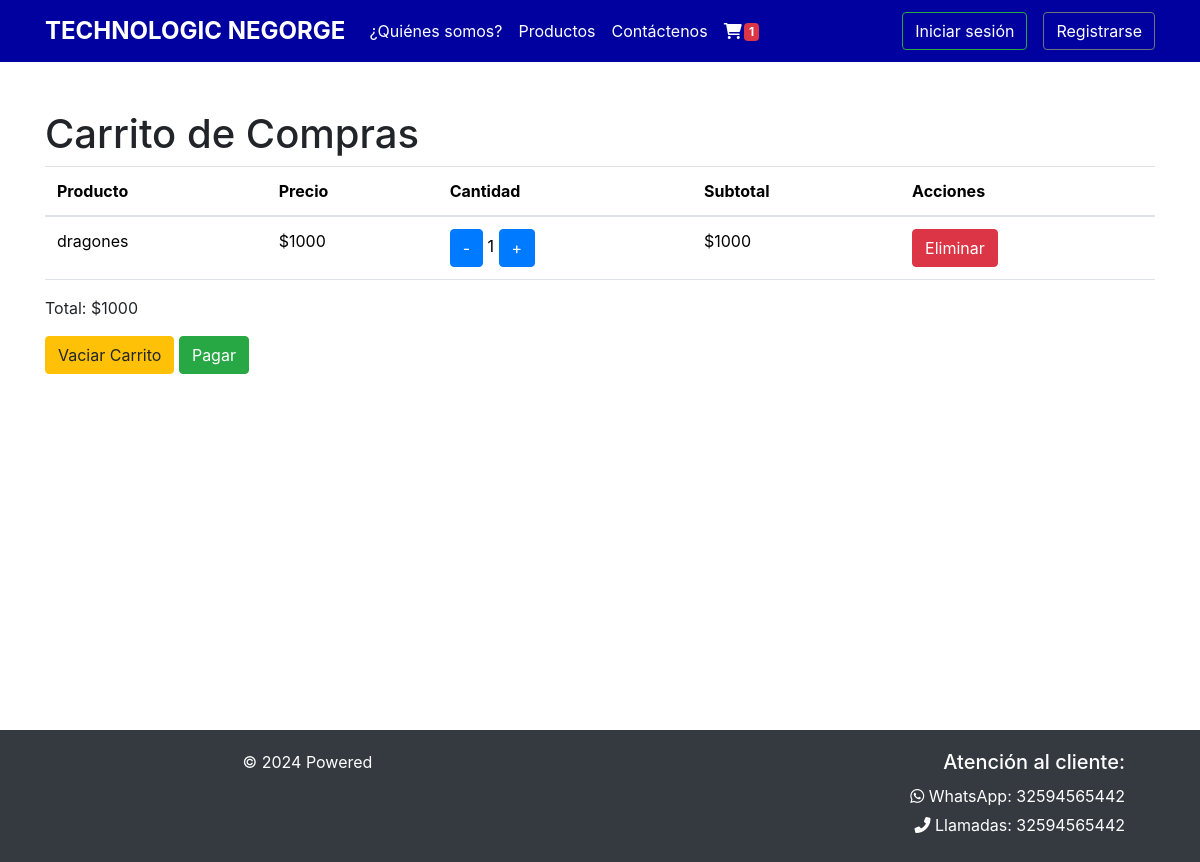
/ver_carrito/ (signed in), run on an earlier commit of the app's database.
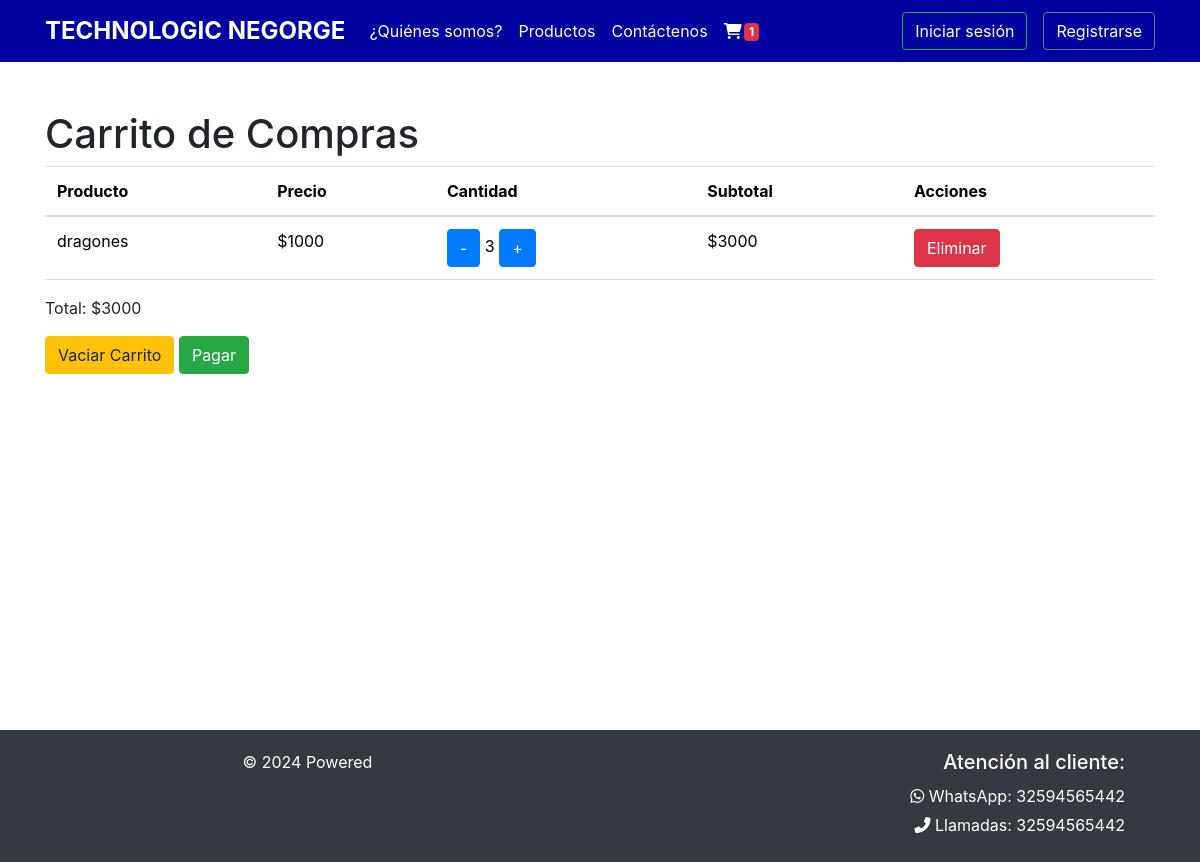
And on a later commit of the database.
### concentrado_equino/models.py (models this page shows, shortened)
class CarritoItem(models.Model):
    producto = models.ForeignKey('Producto', on_delete=models.CASCADE)
    carrito = models.ForeignKey('Carrito', on_delete=models.CASCADE)
    cantidad = models.IntegerField(default=1)
    def subtotal(self):
        return self.producto.precio * self.cantidad

class Producto(models.Model):
    nombre = models.CharField(max_length=100)
    descripcion = models.TextField()
    precio = models.IntegerField()
    foto = models.ImageField(upload_to='productos/')
    kg = models.IntegerField()

### concentrado_equino/views.py (the view)
# urls.py: path('ver_carrito/', views.ver_carrito, name='ver_carrito'),
@login_required
def ver_carrito(request):
    carrito, created = Carrito.objects.get_or_create(usuario=request.user)
    items = carrito.carritoitem_set.all()
    total = carrito.total()
    carrito_vacio = not items.exists()  # Añade esta línea para determinar si el carrito está vacío
    return render(request, 'Equino/carrito/ver_carrito.html', {'items': items, 'total': total, 'carrito_vacio': carrito_vacio})

### concentrado_equino/models.py (called while the page is built)
    def total(self):
        return sum(item.subtotal() for item in self.carritoitem_set.all())

### concentrado_equino/templates/Equino/carrito/ver_carrito.html (shortened to what this page needs)
{% extends 'Equino/barNav.html' %}
{% block contenedor %}
<h1>Carrito de Compras</h1>
{% if carrito_vacio %}
    <p>El carrito de compras está vacío.</p>
{% else %}
    <table class="table">
        <thead>
            <tr>
                <th>Producto</th>
                <th>Precio</th>
                <th>Cantidad</th>
                <th>Subtotal</th>
                <th>Acciones</th>
            </tr>
        </thead>
        <tbody>
            {% for item in items %}
            <tr>
                <td>{{ item.producto.nombre }}</td>
                <td>${{ item.producto.precio }}</td>
                <td>
                    <a href="{% url 'disminuir_cantidad' item.id %}" class="btn btn-primary">-</a>
                    {{ item.cantidad }}
                    <a href="{% url 'incrementar_cantidad' item.id %}" class="btn btn-primary">+</a>
                </td>
                <td>${{ item.subtotal }}</td>
                <td>
                    <a href="{% url 'eliminar_producto_carrito' item.id %}" class="btn btn-danger">Eliminar</a>
                </td>
            </tr>
            {% endfor %}
        </tbody>
    </table>
    <p>Total: ${{ total }}</p>
    <a href="{% url 'vaciar_carrito' %}" class="btn btn-warning">Vaciar Carrito</a>
    <a href="{% url 'realizar_pago' %}" class="btn btn-success">Pagar</a>
{% endif %}
{% endblock %}

### concentrado_equino/templates/Equino/barNav.html (shortened to what this page needs)
{% load static %}
<!DOCTYPE html>
<html lang="es">
<head>
    <link href="https://cdn.jsdelivr.net/npm/bootstrap@5.3.2/dist/css/bootstrap.min.css" rel="stylesheet">
    <link href="https://cdn.datatables.net/1.13.6/css/dataTables.bootstrap5.min.css" rel="stylesheet">
    <link href="https://stackpath.bootstrapcdn.com/bootstrap/4.5.2/css/bootstrap.min.css" rel="stylesheet">
    <link rel="stylesheet" href="https://cdnjs.cloudflare.com/ajax/libs/font-awesome/6.0.0-beta3/css/all.min.css">
    <link href="{% static './Equino/css/style.css' %}" rel="stylesheet">
</head>
<body>
    <div class="wrapper">
        <nav class="navbar navbar-expand-lg navbar-dark">
            <div class="container">
                <a class="navbar-brand" href="/">TECHNOLOGIC NEGORGE</a>
                <div class="collapse navbar-collapse" id="navbarNav">
                    <ul class="navbar-nav me-auto">
                        <li class="nav-item">
                            <a class="nav-link" href="{% url 'quienes_somos' %}">¿Quiénes somos?</a>
                        </li>
                        <li class="nav-item">
                            <a class="nav-link" href="{% url 'productos' %}">Productos</a>
                        </li>
                        <li class="nav-item">
                            <a class="nav-link" href="{% url 'contactenos' %}">Contáctenos</a>
                        </li>
                        <li class="nav-item">
                            <a class="nav-link" href="{% url 'ver_carrito' %}">
                                <i class="fas fa-shopping-cart"></i>
                                <span class="badge bg-danger" id="cart-count">0</span>
                            </a>
                        </li>
                    </ul>
                    <ul class="navbar-nav">
                        {% if request.session.logueo %}
                        <li class="nav-item dropdown">
                            <a class="nav-link dropdown-toggle" href="#" id="navbarDropdown" role="button"
                                data-bs-toggle="dropdown" aria-expanded="false">
                                {% if request.session.logueo.foto %}
                                <img src="{{ request.session.logueo.foto }}" alt="FotoUsuario" class="profile-image">
                                {% else %}
                                <img src="{% static 'Equino/img/default.png' %}" alt="LogoUsuario"
                                    class="profile-image">
                                {% endif %}
                            </a>
                            <ul class="dropdown-menu dropdown-menu-end" aria-labelledby="navbarDropdown">
                                {% if request.session.logueo.rol == 1 %}
                                <li><a class="dropdown-item" href="{% url 'admin_dashboard' %}">Admin</a></li>
                                {% endif %}
                                <li><a class="dropdown-item" href="{% url 'ver_perfil' %}">Ver Perfil</a></li>
                                <li><a class="dropdown-item" href="{% url 'logout' %}">Cerrar Sesión</a></li>
                            </ul>
                        </li>
                        {% else %}
                        <li class="nav-item">
                            <a class="btn btn-outline-success me-3 login-btn" href="{% url 'login' %}">Iniciar sesión</a>
                        </li>
                        <li class="nav-item">
                            <a class="btn btn-outline-secondary register-btn"
                                href="{% url 'registrarse' %}">Registrarse</a>
                        </li>
                        {% endif %}
                    </ul>
                </div>
            </div>
        </nav>
        <div class="content container mt-5">
            {% block contenedor %}
            {% endblock %}
        </div>
        <footer class="bg-dark text-white footer">
            <div class="container">
                <div class="row w-100">
                    <div class="col-md-6 text-center">
                        <p>© 2024 Powered</p>
                    </div>
                    <div class="col-md-6 footer-info">
                        <h5>Atención al cliente:</h5>
                        <div class="footer-contact">
                            <p><i class="fab fa-whatsapp"></i> WhatsApp: 32594565442</p>
                            <p><i class="fas fa-phone-alt"></i> Llamadas: 32594565442</p>
                        </div>
                    </div>
                </div>
            </div>
        </footer>
    </div>
</body>
</html>

### concentrado_equino/templates/Equino/barNav.html (style rules this page uses)
.navbar { background-color: #01019f; }
.navbar-brand { margin-left: 0; font-size: 1.5rem; font-weight: bold; }
.navbar a { color: white !important; }
.navbar .badge { position: relative; top: -1px; right: 0; font-size: 0.75rem; margin-left: -2px; }
.footer { position: relative; bottom: 0; width: 100%; padding: 20px 0; background-color: #343a40; }
.footer .text-center { margin: 1; }
.footer-info { text-align: right; }
.content { min-height: calc(100vh - 200px); }
.content { min-height: calc(100vh - 200px); margin-bottom: 20px; }
.footer-contact { margin-top: 10px; }
.footer-contact p { margin: 5px 0; }

What changed in the data, as far as the page shows it:
changed CarritoItem "dragones": cantidad "1" → "3"; subtotal "1000" → "3000"
Also different on the page:
{{ total }}: "1000" → "3000"
